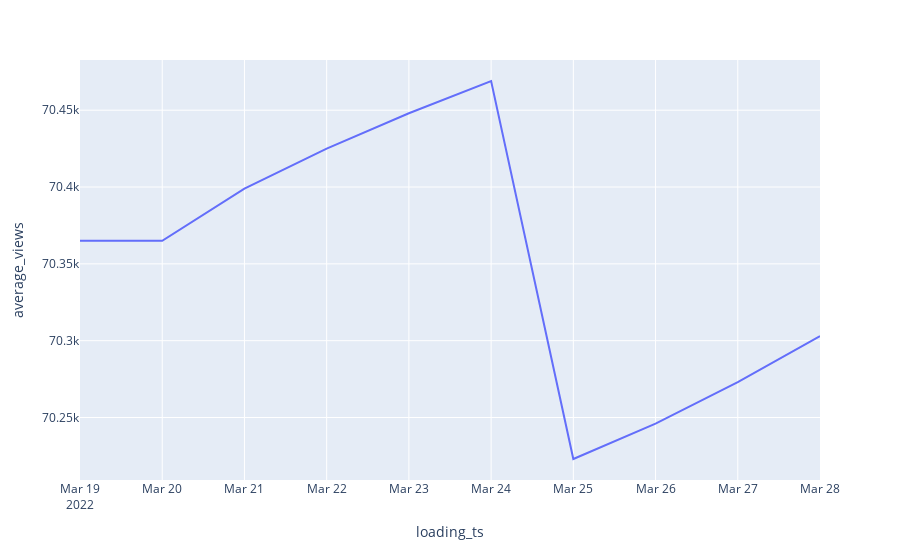

Notebook code for this chart:
### Code cell
plot_disney_views = px.line(data_frame=df_disney, x="loading_ts", y="average_views")
plot_disney_views

### Figure 1 — Plotly figure (JSON) as saved in the notebook; plotly's stock layout.template omitted (floating-point values rounded to 4 significant figures)
{"data": [{"hovertemplate": "loading_ts=%{x}<br>average_views=%{y}<extra></extra>", "legendgroup": "", "line": {"color": "#636efa", "dash": "solid"}, "marker": {"symbol": "circle"}, "mode": "lines", "name": "", "orientation": "v", "showlegend": false, "type": "scatter", "x": ["2022-03-19T00:00:00", "2022-03-20T00:00:00", "2022-03-21T00:00:00", "2022-03-22T00:00:00", "2022-03-23T00:00:00", "2022-03-24T00:00:00", "2022-03-25T00:00:00", "2022-03-26T00:00:00", "2022-03-27T00:00:00", "2022-03-28T00:00:00"], "xaxis": "x", "y": [70365, 70365, 70399, 70425, 70448, 70469, 70223, 70246, 70273, 70303], "yaxis": "y"}], "layout": {"legend": {"tracegroupgap": 0}, "margin": {"t": 60}, "xaxis": {"anchor": "y", "domain": [0, 1], "title": {"text": "loading_ts"}}, "yaxis": {"anchor": "x", "domain": [0, 1], "title": {"text": "average_views"}}}}
